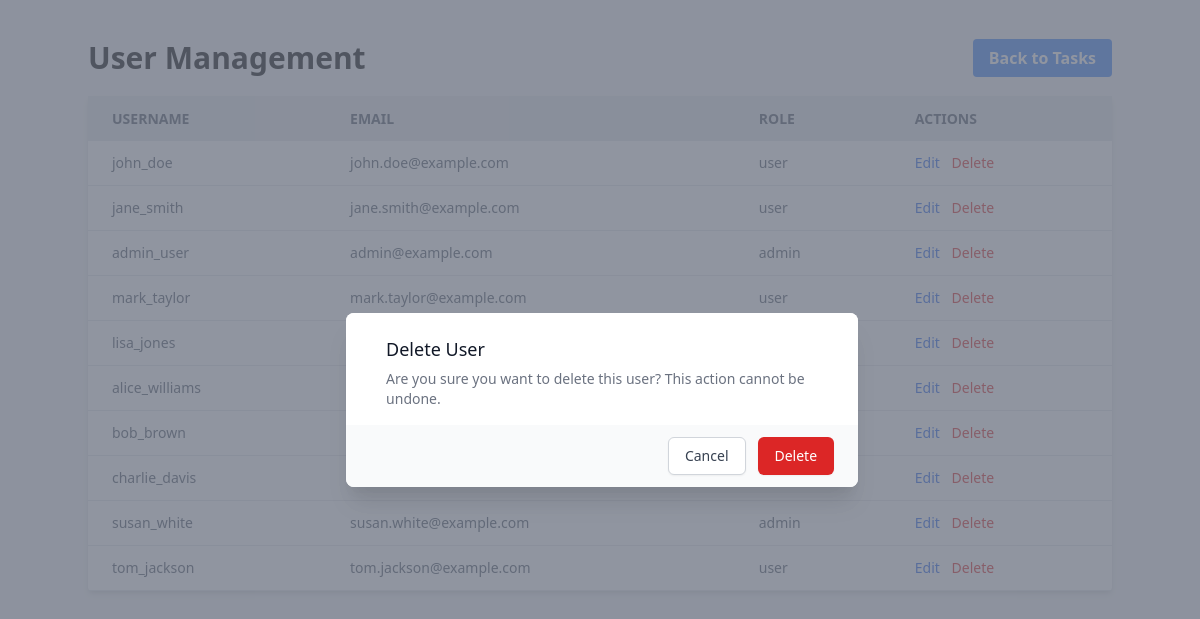
/index.php?action=list_users (signed in), run on an earlier commit of the app's database.
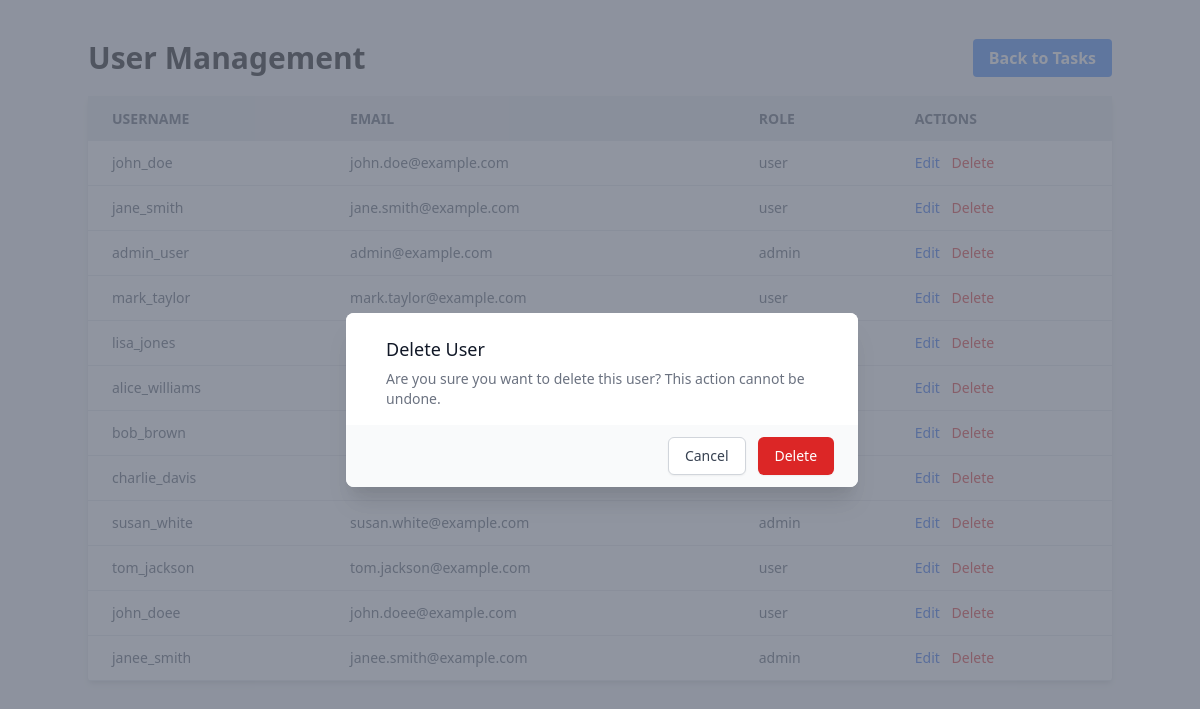
And on a later commit of the database.
### tables this page shows
CREATE TABLE IF NOT EXISTS `users` (
  `id` int(11) NOT NULL AUTO_INCREMENT,
  `username` varchar(50) NOT NULL,
  `email` varchar(100) NOT NULL,
  `password` varchar(255) NOT NULL,
  `role` enum('user', 'admin') DEFAULT 'user',
  `created_at` timestamp DEFAULT CURRENT_TIMESTAMP,
  PRIMARY KEY (`id`),
  UNIQUE KEY `username` (`username`),
  UNIQUE KEY `email` (`email`)
);

### controllers/Controller.php (called while the page is built, shortened)
<?php
class Controller {
    public function __construct($db) {
        $this->db = $db;
    }
    protected function render($view, $data = []) {
        extract($data);
        include __DIR__ . "/../views/{$view}.php";
    }
}

### controllers/UserController.php (called while the page is built, shortened)
<?php
require_once __DIR__ . '/Controller.php';
class UserController extends Controller {
    public function listUsers() {
        $query = "SELECT id, username, email, role FROM users";
        $stmt = $this->db->prepare($query);
        $stmt->execute();
        $users = $stmt->fetchAll(PDO::FETCH_ASSOC);
        $this->render('user_list', ['users' => $users, 'csrf_token' => $this->generateCSRFToken()]);
    }
    private function generateCSRFToken() {
        return $_SESSION['csrf_token'];
    }
}

### views/user_list.php (the view, shortened to what this page needs)
<!DOCTYPE html>
<html lang="en">
<head>
    <link href="https://cdn.jsdelivr.net/npm/tailwindcss@2.2.19/dist/tailwind.min.css" rel="stylesheet">
</head>
<body class="bg-gray-100" x-data="modalData">
    <div class="container mx-auto mt-10" x-data="{ showModal: false, userId: null }">
        <div class="flex justify-between items-center mb-5">
            <h1 class="text-3xl font-bold">User Management</h1>
            <div>
                <a href="index.php?action=tasks"
                    class="bg-blue-500 hover:bg-blue-700 text-white font-bold py-2 px-4 rounded">Back to Tasks</a>
            </div>
        </div>
        <table class="w-full bg-white shadow-md rounded">
            <thead>
                <tr class="bg-gray-200 text-gray-600 uppercase text-sm leading-normal">
                    <th class="py-3 px-6 text-left">Username</th>
                    <th class="py-3 px-6 text-left">Email</th>
                    <th class="py-3 px-6 text-left">Role</th>
                    <th class="py-3 px-6 text-left">Actions</th>
                </tr>
            </thead>
            <tbody class="text-gray-600 text-sm font-light">
                <?php foreach ($users as $user): ?>
                <tr class="border-b border-gray-200 hover:bg-gray-100">
                    <td class="py-3 px-6 text-left whitespace-nowrap"><?php echo htmlspecialchars($user['username']); ?>
                    </td>
                    <td class="py-3 px-6 text-left"><?php echo htmlspecialchars($user['email']); ?></td>
                    <td class="py-3 px-6 text-left"><?php echo htmlspecialchars($user['role']); ?></td>
                    <td class="py-3 px-6 text-left">
                        <a href="index.php?action=edit_user&id=<?php echo $user['id']; ?>"
                            class="text-blue-600 hover:text-blue-900 mr-2">Edit</a>
                        <button @click="openModal(<?php echo $user['id']; ?>, 'user')"
                            class="text-red-600 hover:text-red-900">Delete</button>
                    </td>
                </tr>
                <?php endforeach; ?>
            </tbody>
        </table>
        <div x-show="showModal" class="fixed z-10 inset-0 overflow-y-auto" aria-labelledby="modal-title" role="dialog"
            aria-modal="true">
            <div class="flex items-end justify-center min-h-screen pt-4 px-4 pb-20 text-center sm:block sm:p-0">
                <div
                    class="inline-block align-bottom bg-white rounded-lg text-left overflow-hidden shadow-xl transform transition-all sm:my-8 sm:align-middle sm:max-w-lg sm:w-full">
                    <div class="bg-white px-4 pt-5 pb-4 sm:p-6 sm:pb-4">
                        <div class="sm:flex sm:items-start">
                            <div class="mt-3 text-center sm:mt-0 sm:ml-4 sm:text-left">
                                <h3 class="text-lg leading-6 font-medium text-gray-900" id="modal-title">
                                    Delete User
                                </h3>
                                <div class="mt-2">
                                    <p class="text-sm text-gray-500">
                                        Are you sure you want to delete this user? This action cannot be undone.
                                    </p>
                                </div>
                            </div>
                        </div>
                    </div>
                    <div class="bg-gray-50 px-4 py-3 sm:px-6 sm:flex sm:flex-row-reverse">
                        <button @click="confirmDelete()" type="button"
                            class="w-full inline-flex justify-center rounded-md border border-transparent shadow-sm px-4 py-2 bg-red-600 text-base font-medium text-white hover:bg-red-700 focus:outline-none focus:ring-2 focus:ring-offset-2 focus:ring-red-500 sm:ml-3 sm:w-auto sm:text-sm">
                            Delete
                        </button>
                        <button @click="closeModal()" type="button"
                            class="mt-3 w-full inline-flex justify-center rounded-md border border-gray-300 shadow-sm px-4 py-2 bg-white text-base font-medium text-gray-700 hover:bg-gray-50 focus:outline-none focus:ring-2 focus:ring-offset-2 focus:ring-indigo-500 sm:mt-0 sm:ml-3 sm:w-auto sm:text-sm">
                            Cancel
                        </button>
                    </div>
                </div>
            </div>
        </div>
    </div>
</body>
</html>

### index.php (shortened to what this page needs)
<?php
require_once __DIR__ . '/controllers/UserController.php';
$action = $_GET['action'] ?? 'login';
$database = new Database();
$db = $database->getConnection();
$userController = new UserController($db);
switch ($action) {
    case 'list_users':
        $userController->listUsers();
        break;
}

What changed in the data, as far as the page shows it:
added users: username "john_doee", email "john.doee@example.com", role "user"
added users: username "janee_smith", email "janee.smith@example.com", role "admin"
